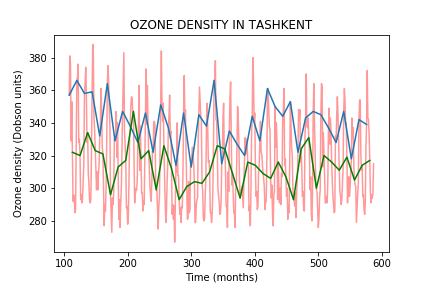

Python code for this plot:
#!/usr/bin/env python3
# -*- coding: utf-8 -*-
"""
Created on Thu Oct  3 15:59:16 2019

@author: KiraMotiaOsia
"""
import json
import os
import matplotlib.pyplot as plt
from scipy.io import netcdf
import numpy as np

with netcdf.netcdf_file('MSR-2.nc', mmap=False) as netcdf_file:
    variables = netcdf_file.variables
    print(*variables, sep='\t' )
lat = 41.18
lon = 69.16
massivelon=variables['longitude'].data
massivelat=variables['latitude'].data
massivetime=variables['time'].data
gorodlon = np.searchsorted(massivelon, lon)
gorodlat = np.searchsorted(massivelat, lat)
#print(gorodlon,gorodlat)
massiveozon=variables['Average_O3_column'].data[:,gorodlat,gorodlon]
#print(massiveozon)

x = massivetime
y = massiveozon
fig = plt.figure()

plt.title('OZONE DENSITY IN TASHKENT')
plt.ylabel('Ozone density (Dobson units)')
plt.xlabel('Time (months)')

plt.plot(x, y,color='red',label='All data',alpha=0.4)
xja=x[0:5555:12]
yja=y[0:5555:12]
plt.plot(xja, yja,label='Janury data')
xju=x[5:5555:12]
yju=y[5:5555:12]
plt.plot(xju, yju,label='June data', color='green')
plt.savefig('ozon.png')
minall = min(y)
maxall = max(y)
avall = np.sum(y)/480
print(minall,maxall,avall)

minallja = min(yja)
maxallja = max(yja)
avallja = np.sum(yja)/40
print(minallja,maxallja,avallja)

minallju = min(yju)
maxallju = max(yju)
avallju = np.sum(yju)/40
print(minallju,maxallju,avallju)
M = {
  'city': 'Tashkent',
  'coordinates': [37.66, 55.77],
  'jan': {
    'min': 313.0,
    'max': 366.0,
    'mean': 340.1
  },
  'jul': {
    'min': 293.0,
    'max': 347.0,
    'mean': 313.8
  },
  'all': {
    'min': 267.0,
    'max': 388.0,
    'mean': 316.3
  }
}
with open('ozon.json', 'w') as f:
      json.dump(M,f)
      
#with open('happyness.json', 'r') as f:
#print(f.read())
#f.seek(0)
#p = json.load(f)
#rint(p['city'])
      






